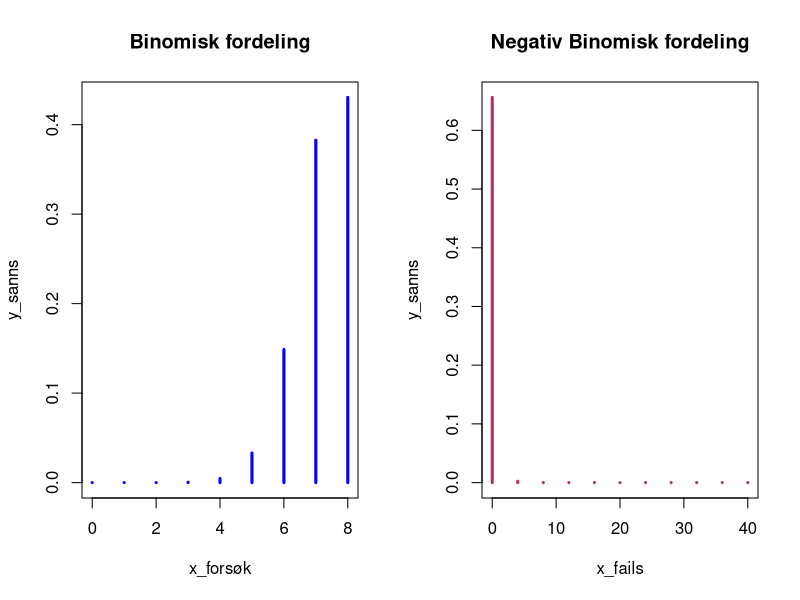
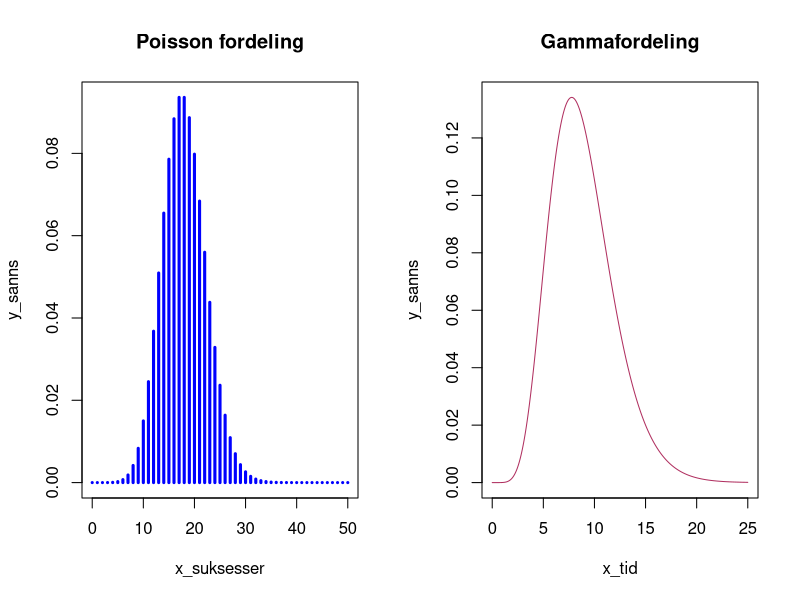
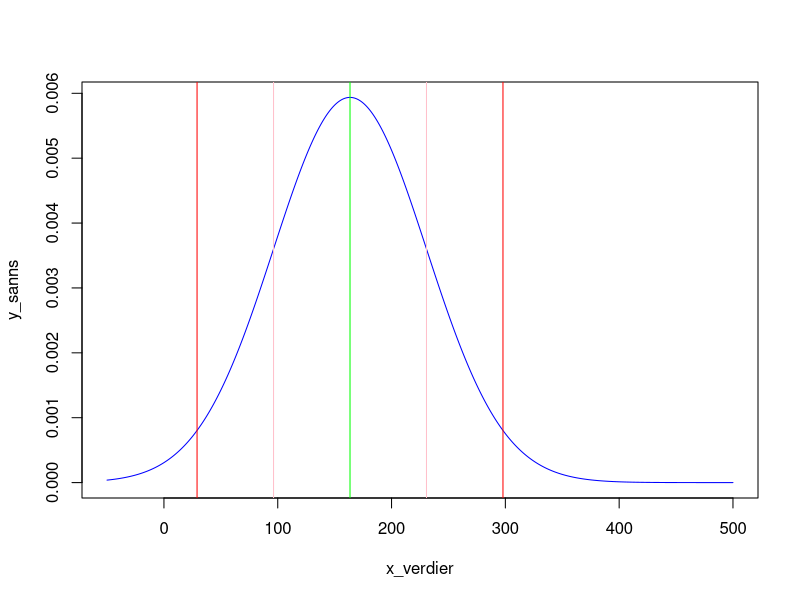

Here is the R script that generated these plots, in order:
par(mfrow=c(1,2))
n = 8

# Bernoli-prosess
p = 0.9

# Binomisk
x_forsøk = 0:n
y_sanns = dbinom(x_forsøk,n,p)
plot(x_forsøk, y_sanns, col="blue", type="h", lwd=3,main="Binomisk fordeling")

#Negativ Binomisk
k = 4 # Suksersser
x_fails = 0:10*k      #ceiling(2.5*k/p)
y_sanns =  dnbinom(x_fails,k,p)
plot(x_fails,y_sanns,col="maroon", type="h", lwd=3, main="Negativ Binomisk fordeling")


# Poisson-prosess
lamda = 0.9 #P(suksess)

# Poisson
T = 20 # ventetid
x_suksesser = 0:50
y_sanns = dpois(x_suksesser,T*lamda)
plot(x_suksesser, y_sanns, col="blue", type="h", lwd=3,main="Poisson fordeling")

#Gammafordeling
k = 8 # Suksersser
x_tid = seq(0,25,0.001)      #ceiling(2.5*k/p)
y_sanns =  dgamma(x_tid,k,lamda)
plot(x_tid,y_sanns,col="maroon", type="l", lwd=1, main="Gammafordeling")

#Normalfordeling
par(mfrow=c(1,1))
mu = 163.5
sigma = 67.2
x_verdier = seq(-50, 500, 0.1)
y_sanns = dnorm(x_verdier,mu,sigma)
plot(x_verdier,y_sanns,type = "l", col="blue")
qnorm(0.98, mu, sigma)
abline(v=mu,col="green")
abline(v=mu+c(-1,1)*sigma,col="pink")
abline(v=mu+c(-2,2)*sigma, col="red")

#









#
mu = 194.5
sigma = 80.1



